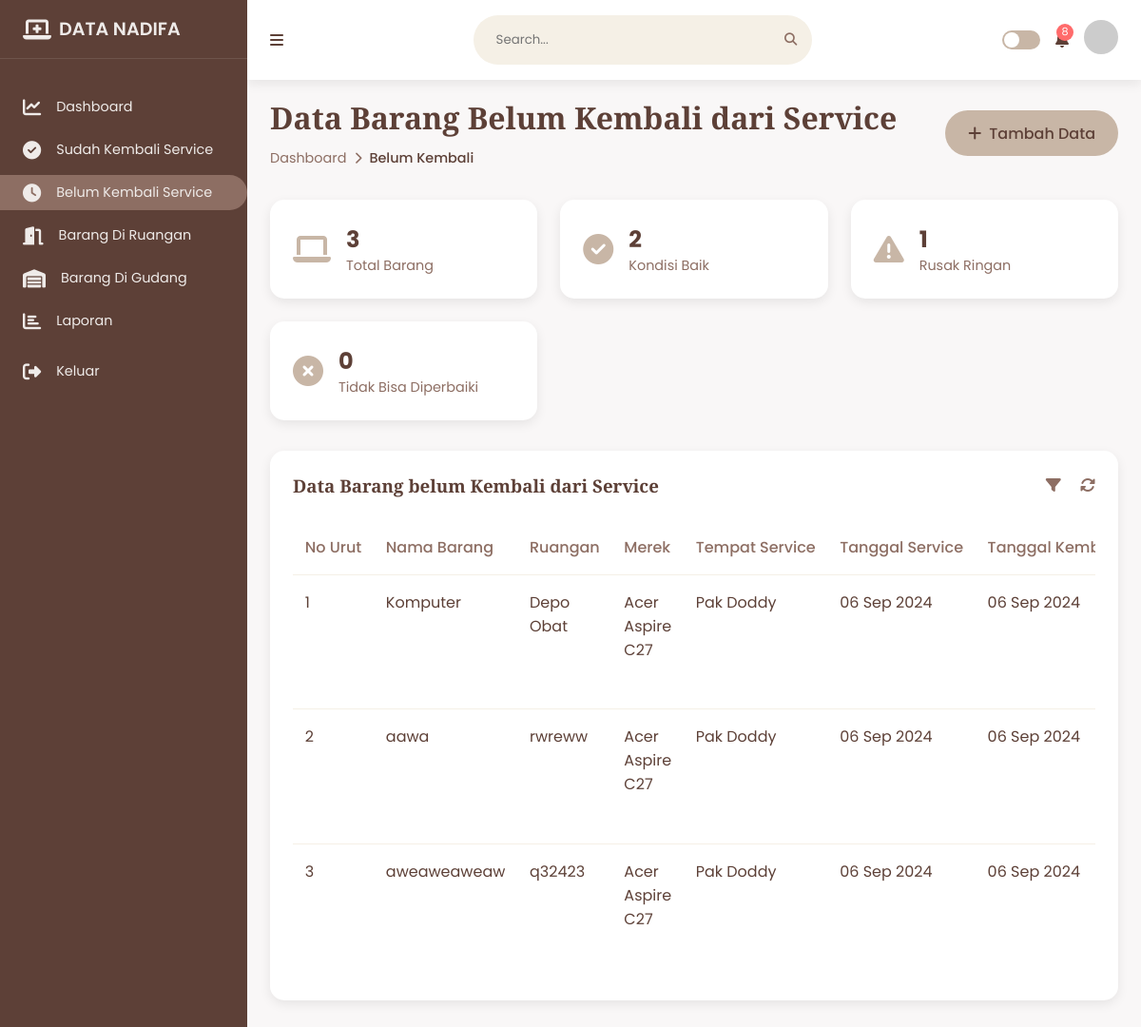
Page /f_data_kerusakan/ds_belum_kembali.php on the committed database.
### tables this page shows
CREATE TABLE `belum_kembali_dari_service` (
  `id` int(11) NOT NULL,
  `no_urut` int(11) NOT NULL,
  `nama_barang` varchar(100) NOT NULL,
  `ruangan` varchar(100) NOT NULL,
  `merek` varchar(100) NOT NULL,
  `tempat_service` varchar(100) NOT NULL,
  `tanggal_diambil_dari_ruangan` date DEFAULT NULL,
  `tanggal_service` date NOT NULL,
  `kelengkapan_barang` text DEFAULT NULL,
  `masalah` text NOT NULL,
  `keterangan` text DEFAULT NULL,
  `nomor_barang` varchar(100) DEFAULT NULL,
  `bukti_foto` varchar(255) DEFAULT NULL,
  `tanggal_kembali` date NOT NULL,
  `kondisi_sebelum_service` enum('baik','rusak_ringan','tidak_bisa_diperbaiki') DEFAULT 'baik',
  `created_at` timestamp NOT NULL DEFAULT current_timestamp(),
  `status_barang` enum('belum_kembali','sudah_kembali','di_ruangan','di_gudang') DEFAULT 'belum_kembali'
);

### f_data_kerusakan/ds_belum_kembali.php (the view, shortened to what this page needs)
<?php
include 'koneksi/koneksi.php';
function createTableIfNotExists($koneksi, $table_name, $default_status) {
    $check_table = mysqli_query($koneksi, "SHOW TABLES LIKE '$table_name'");
    $check_column = mysqli_query($koneksi, "SHOW COLUMNS FROM $table_name LIKE 'status_barang'");
    return true;
}
function getDataByStatus($koneksi, $status) {
    $table_name = '';
    switch($status) {
        case 'belum_kembali': $table_name = 'belum_kembali_dari_service'; break;
    }
    createTableIfNotExists($koneksi, $table_name, $status);
    $query = "SELECT * FROM $table_name ORDER BY no_urut ASC";
    $result = mysqli_query($koneksi, $query);
    $data = [];
    while ($row = mysqli_fetch_assoc($result)) {
        $data[] = $row;
    }
    return $data;
}
function getAllDataByStatus($koneksi, $status = 'belum_kembali') {
    return getDataByStatus($koneksi, $status);
}
function getStatistikUniversal($koneksi, $status = 'belum_kembali') {
    $data = getDataByStatus($koneksi, $status);
    $statistik = [
        'total' => count($data),
        'baik' => 0,
        'rusak_ringan' => 0,
        'tidak_bisa_diperbaiki' => 0,
        'presentase_baik' => 0,
        'presentase_rusak_ringan' => 0,
        'presentase_tidak_bisa' => 0
    ];
    foreach ($data as $item) {
        $kondisi = $item['kondisi_sebelum_service'] ?? $item['kondisi'] ?? 'baik';
        switch ($kondisi) {
            case 'baik': $statistik['baik']++; break;
            case 'rusak_ringan': $statistik['rusak_ringan']++; break;
        }
    }
    if ($statistik['total'] > 0) {
        $statistik['presentase_baik'] = round(($statistik['baik'] / $statistik['total']) * 100, 2);
        $statistik['presentase_rusak_ringan'] = round(($statistik['rusak_ringan'] / $statistik['total']) * 100, 2);
        $statistik['presentase_tidak_bisa'] = round(($statistik['tidak_bisa_diperbaiki'] / $statistik['total']) * 100, 2);
    }
    return $statistik;
}
$data_belum_kembali = getAllDataByStatus($koneksi, 'belum_kembali');
$statistik = getStatistikUniversal($koneksi, 'belum_kembali');
?>
<!DOCTYPE html>
<html lang="id">
<head>
    <link rel="stylesheet" href="https://cdnjs.cloudflare.com/ajax/libs/font-awesome/6.4.0/css/all.min.css">
</head>
<body>
    <div id="sidebar">
        <div class="brand">
            <i class="fas fa-laptop-medical"></i>
            <span class="text">DATA NADIFA</span>
        </div>
        <ul class="side-menu top">
            <li>
                <a href="home.php">
                    <i class="fas fa-chart-line"></i>
                    <span class="text">Dashboard</span>
                </a>
            </li>
            <li>
                <a href="ds_kembali.php">
                    <i class="fas fa-check-circle"></i>
                    <span class="text">Sudah Kembali Service</span>
                </a>
            </li>
            <li class="active">
                <a href="ds_belum_kembali.php">
                    <i class="fas fa-clock"></i>
                    <span class="text">Belum Kembali Service</span>
                </a>
            </li>
            <li>
                <a href="diruangan.php">
                    <i class="fas fa-door-open"></i>
                    <span class="text">Barang Di Ruangan</span>
                </a>
            </li>
            <li>
                <a href="di_gudang.php">
                    <i class="fas fa-warehouse"></i>
                    <span class="text">Barang Di Gudang</span>
                </a>
            </li>
            <li>
                <a href="#">
                    <i class="fas fa-chart-bar"></i>
                    <span class="text">Laporan</span>
                </a>
            </li>
        </ul>
        <ul class="side-menu">
            <li>
                <a href="/NADIFA_NABILA">
                    <i class="fas fa-sign-out-alt"></i>
                    <span class="text">Keluar</span>
                </a>
            </li>
        </ul>
    </div>
    <div id="content">
        <nav>
            <div class="nav-link">
                <i class="fas fa-bars" id="btn-toggle"></i>
            </div>
            <form action="#">
                <input type="search" placeholder="Search...">
                <button type="submit" class="search-btn">
                    <i class="fas fa-search"></i>
                </button>
            </form>
            <div style="display: flex; align-items: center; gap: 1rem;">
                <label for="switch-mode" class="switch-mode"></label>
                <a href="#" class="notification">
                    <span class="num">8</span>
                </a>
                <a href="#" class="profile">
                    <img src="https://via.placeholder.com/36" alt="Profile">
                </a>
            </div>
        </nav>
        <main>
            <div class="head-title">
                <div class="left">
                    <h1>Data Barang Belum Kembali dari Service</h1>
                    <ul class="breadcrumb">
                        <li>
                            <a href="#">Dashboard</a>
                        </li>
                        <li><i class="fas fa-chevron-right"></i></li>
                        <li>
                            <a href="#" class="active">Belum Kembali</a>
                        </li>
                    </ul>
                </div>
                <a href="?tambah=true" class="btn-download">
                    <i class="fas fa-plus"></i>
                    <span class="text">Tambah Data</span>
                </a>
            </div>
            <ul class="box-info">
                <li>
                    <i class="fas fa-laptop"></i>
                    <div class="text">
                        <h3><?= $statistik['total'] ?></h3>
                        <p>Total Barang</p>
                    </div>
                </li>
                <li>
                    <i class="fas fa-check-circle"></i>
                    <div class="text">
                        <h3><?= $statistik['baik'] ?></h3>
                        <p>Kondisi Baik</p>
                    </div>
                </li>
                <li>
                    <i class="fas fa-exclamation-triangle"></i>
                    <div class="text">
                        <h3><?= $statistik['rusak_ringan'] ?></h3>
                        <p>Rusak Ringan</p>
                    </div>
                </li>
                <li>
                    <i class="fas fa-times-circle"></i>
                    <div class="text">
                        <h3><?= $statistik['tidak_bisa_diperbaiki'] ?></h3>
                        <p>Tidak Bisa Diperbaiki</p>
                    </div>
                </li>
            </ul>
            <?php if (!isset($_GET['tambah']) && !isset($_GET['edit']) && !isset($_GET['detail'])): ?>
            <div class="table-data">
                <div class="order">
                    <div class="head">
                        <h3>Data Barang belum Kembali dari Service</h3>
                        <div>
                            <i class="fas fa-filter"></i>
                            <i class="fas fa-sync-alt"></i>
                        </div>
                    </div>
                    <?php if (empty($data_belum_kembali)): ?>
                    <div class="no-data">
                        <i class="fas fa-inbox"></i>
                        <h3>Tidak ada data barang yang belum kembali</h3>
                        <p>Klik tombol "Tambah Data" untuk menambahkan data pertama Anda</p>
                    </div>
                    <?php else: ?>
                    <div style="overflow-x: auto;">
                        <table>
                            <thead>
                                <tr>
                                    <th>No Urut</th>
                                    <th>Nama Barang</th>
                                    <th>Ruangan</th>
                                    <th>Merek</th>
                                    <th>Tempat Service</th>
                                    <th>Tanggal Service</th>
                                    <th>Tanggal Kembali</th>
                                </tr>
                            </thead>
                            <tbody>
                                <?php foreach ($data_belum_kembali as $item): ?>
                                <tr>
                                    <td><?= $item['no_urut'] ?></td>
                                    <td><?= htmlspecialchars($item['nama_barang']) ?></td>
                                    <td><?= htmlspecialchars($item['ruangan']) ?></td>
                                    <td><?= htmlspecialchars($item['merek']) ?></td>
                                    <td><?= htmlspecialchars($item['tempat_service']) ?></td>
                                    <td><?= date('d M Y', strtotime($item['tanggal_service'])) ?></td>
                                    <td><?= date('d M Y', strtotime($item['tanggal_kembali'])) ?></td>
                                </tr>
                                <?php endforeach; ?>
                            </tbody>
                        </table>
                    </div>
                    <?php endif; ?>
                </div>
            </div>
            <?php endif; ?>
        </main>
    </div>
</body>
</html>

### rows in the picture
belum_kembali_dari_service: no_urut "1", nama_barang "Komputer", ruangan "Depo Obat", merek "Acer Aspire C27", tempat_service "Pak Doddy", tanggal_service "06 Sep 2024", tanggal_kembali "06 Sep 2024"
belum_kembali_dari_service: no_urut "2", nama_barang "aawa", ruangan "rwreww", merek "Acer Aspire C27", tempat_service "Pak Doddy", tanggal_service "06 Sep 2024", tanggal_kembali "06 Sep 2024"
belum_kembali_dari_service: no_urut "3", nama_barang "aweaweaweaw", ruangan "q32423", merek "Acer Aspire C27", tempat_service "Pak Doddy", tanggal_service "06 Sep 2024", tanggal_kembali "06 Sep 2024"

### other values in the picture
$statistik['total'] "3"
$statistik['baik'] "2"
$statistik['rusak_ringan'] "1"
$statistik['tidak_bisa_diperbaiki'] "0"
